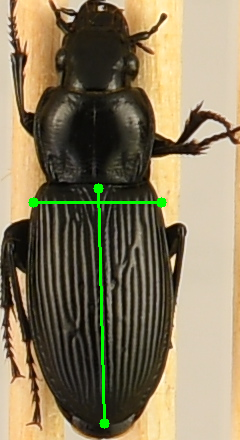
#> input picture samples/A00000008914_011.png, 240 x 440 px, given in place of A00000012429_mask.png, which was not available
$ python crop_img_from_mask_test.py
#> lines starting #> are read from the running program, lines starting #| are printed output that depends on the picture; after the words box and inside, x2 and y2 are one past the last pixel; in counts of white or black regions, pixels touching at a corner belong together; pictures that were not available may be replaced by others from this repository, and a replacement may not be noted
from pathlib import Path
import cv2


def main():

    original_image_dir = Path('/fs/scratch/PAS2684/yoohj0416/data-archive/2018-NEON-beetles/group_images')
    mask_image_dir = Path('/fs/scratch/PAS2684/yoohj0416/data-archive/2018-NEON-beetles/group_images_masks')
    save_dir = Path('/users/PAS2119/yoohj0416/predictbeetle/samples')

    # [6 lines of commented-out code are left out]
    mask_img_path = Path('/fs/scratch/PAS2684/yoohj0416/data-archive/2018-NEON-beetles/group_images_masks/A00000012429_mask.png')

    # Read the image as binary
    mask_img = cv2.imread(str(mask_img_path), cv2.IMREAD_GRAYSCALE)
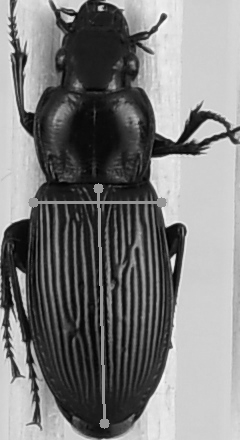
#> mask_img: shape (440, 240); min 0, max 249, mean 123.7

    # Find multiple contours in the image
    contours, _ = cv2.findContours(mask_img, cv2.RETR_EXTERNAL, cv2.CHAIN_APPROX_SIMPLE)
#> contours = [[[0, 0], [0, 439], [239, 439], [239, 0]]]

    # Filter out small contours (under 100 pixels)
    contours = [contour for contour in contours if cv2.contourArea(contour) > 3000]

    # Copy image for draw box
    # drawed_img = mask_img.copy()
    # drawed_img = cv2.cvtColor(drawed_img, cv2.COLOR_GRAY2BGR)

    # Load original image
    drawed_img = cv2.imread(str(original_image_dir.joinpath(mask_img_path.name.replace('_mask', '').replace('.png', '.jpg'))))
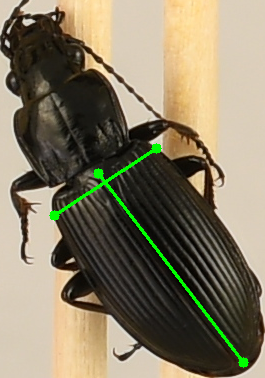
#> input picture samples/A00000008921_007.png, 265 x 378 px, given in place of A00000012429.jpg, which was not available
#> drawed_img is the input picture: shape (378, 265, 3); mean B, G, R 100.2, 123.3, 132.2

    # Crop image using all contours
    for i, contour in enumerate(contours):
        x, y, w, h = cv2.boundingRect(contour)
        cropped_img = mask_img[y:y+h, x:x+w]

        # Before, draw a rectangle for bounding box with red color
        cv2.rectangle(drawed_img, (x, y), (x+w, y+h), (0, 0, 255), 2)
#> this loop made 1 pass
#> (contour, x, y, w, h) on pass 1: ([[0, 0], [0, 439], [239, 439], [239, 0]], 0, 0, 240, 440)
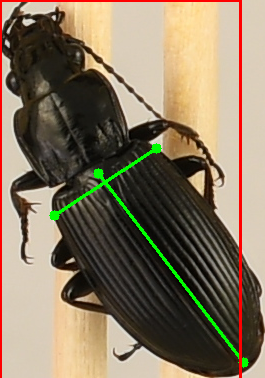
#> drawed_img: shape (378, 265, 3); 2.36% of pixels changed, all inside (x1, y1, x2, y2) = (0, 0, 242, 378)

    # Path to save image
    save_path = save_dir.joinpath(mask_img_path.name)

    # Save image
    cv2.imwrite(str(save_path), drawed_img)

if __name__ == '__main__':
    main()
